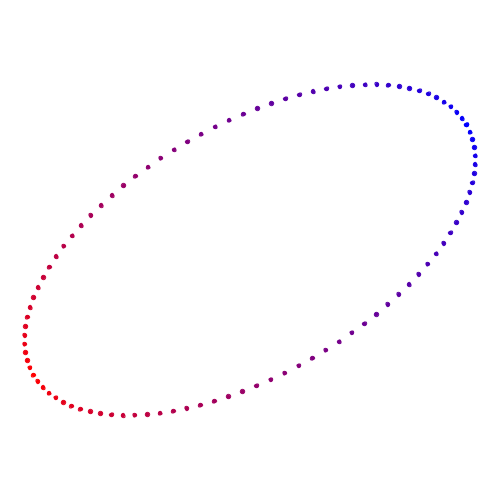
Frame 1 (no input)
Frame 60 (the mouse pressed at the canvas centre just before this capture): identical to frame 1, image omitted
Frame 120 (the mouse held since frame 60 and released just before this capture): identical to frame 1, image omitted

The Processing sketch that drew this single still picture (run headless with seeded random() and noise(); from frame 60 on, the mouse is pressed at the canvas centre):

// Processing sketch: gradient_ellipse
// ── gradient_ellipse.pde
color lc;
float x, y;
float w, h;

void setup() {
  size(500,500);
  ellipseMode(CENTER);
}

void draw() {
  background(255);
  
  // Get the positions for the ellipse
  // Width should be twice the height
  x = width / 2;
  y = height / 2;
  w = width;
  h = w / 2;
  
  pushMatrix();
  // Translating so I can do all the calculations about the origin
  translate(x, y);
  // Rotate it 30 degrees as specified
  rotate(-PI/6);
  // Wrote this in terms of 0 to 1 instead of 0 to TWO_PI so lerpColor was more... friendly to read
  // Will essentially allow circles to be drawn along the circumference of the ellipse
  for (float pos = 0; pos < 1; pos += 0.01) {
    if (pos < 0.5) {
      // I want to scale the lerpColor from 0 to 1 for half the ellipse
      lc = lerpColor(color(0, 0, 255), color(255, 0, 0), pos * 2);
    } else {
      // I want to scale the lerpColor from 1 to 0 from the other half of the ellipse
      lc = lerpColor(color(255, 0, 0), color(0, 0, 255), (pos * 2) - 1);
    }
    // The stroke and fill are the lerp colors
    stroke(lc);
    fill(lc);
    // I used circle instead of point so it's more visible
    // This uses trig to get the point on the ellipse based on the position
    circle((w / 2) * cos(TWO_PI * pos), (h / 2) * sin(TWO_PI * pos), 4);
  }
  popMatrix();
}
